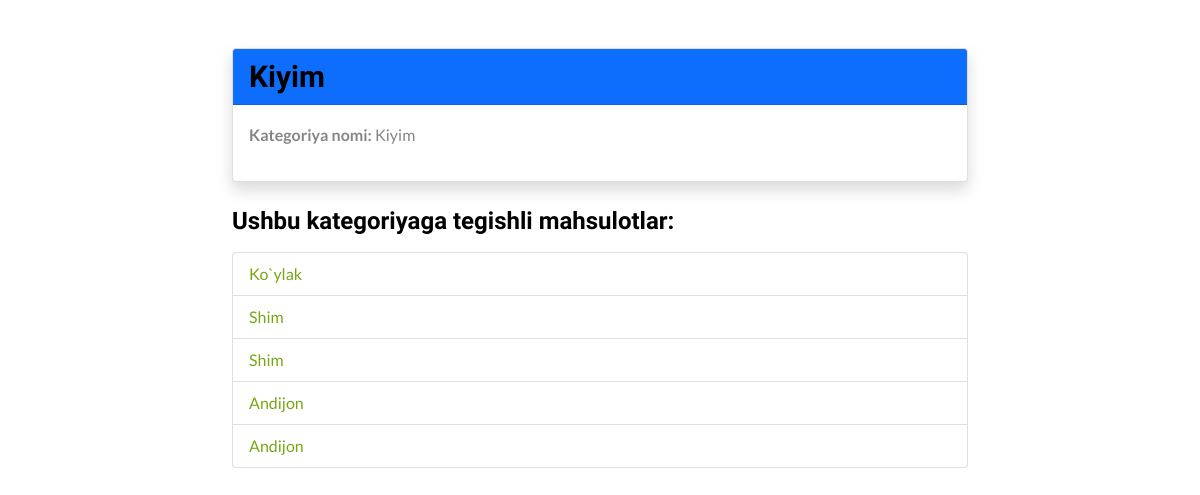
Page /main/back-office/category/detail/3/ on the committed database.
### Goods/models.py (models this page shows, shortened)
class Category(models.Model):
    name = models.CharField(max_length=255)
    generate_code = models.CharField(max_length=255, blank=True, unique=True)

class Product(models.Model):
    name:str = models.CharField(max_length=255)
    quantity:int = models.PositiveIntegerField(default=1)
    price:float = models.DecimalField(max_digits=8, decimal_places=2)
    category:Category = models.ForeignKey(Category, on_delete=models.CASCADE)
    description:str = models.TextField()

### Goods/back-office/category/views.py (the view)
# urls.py: path('detail/<int:id>/', views.detailCategory, name='detailCategory'),
def detailCategory(request, id):
    queryset = models.Category.objects.get(id=id)
    context = {}
    context['queryset'] = queryset
    return render(request, 'back-office/category/detail.html', context)

### templates/back-office/category/detail.html (shortened to what this page needs)
{% extends 'base.html' %}
{% block content %}
<div class="container mt-5">
    <div class="row">
        <div class="col-md-8 mx-auto">
            <div class="card shadow">
                <div class="card-header bg-primary text-white">
                    <h3 class="mb-0">{{ queryset.name }}</h3>
                </div>
                <div class="card-body">
                    <p><strong>Kategoriya nomi:</strong> {{ queryset.name }}</p>
                </div>
            </div>
        </div>
    </div>
    <div class="row mt-4">
        <div class="col-md-8 mx-auto">
            <h4>Ushbu kategoriyaga tegishli mahsulotlar:</h4>
            <ul class="list-group">
                {% for product in queryset.product_set.all %}
                <li class="list-group-item">
                    <a href="{% url 'detailProduct' product.id %}">{{ product.name }}</a>
                </li>
                {% empty %}
                <li class="list-group-item">Bu kategoriyada hozircha mahsulotlar yo'q.</li>
                {% endfor %}
            </ul>
        </div>
    </div>
</div>
{% endblock %}

### rows in the picture
Category: name "Kiyim"
Product: name "Ko`ylak"
Product: name "Shim"
Product: name "Shim"
Product: name "Andijon"
Product: name "Andijon"
